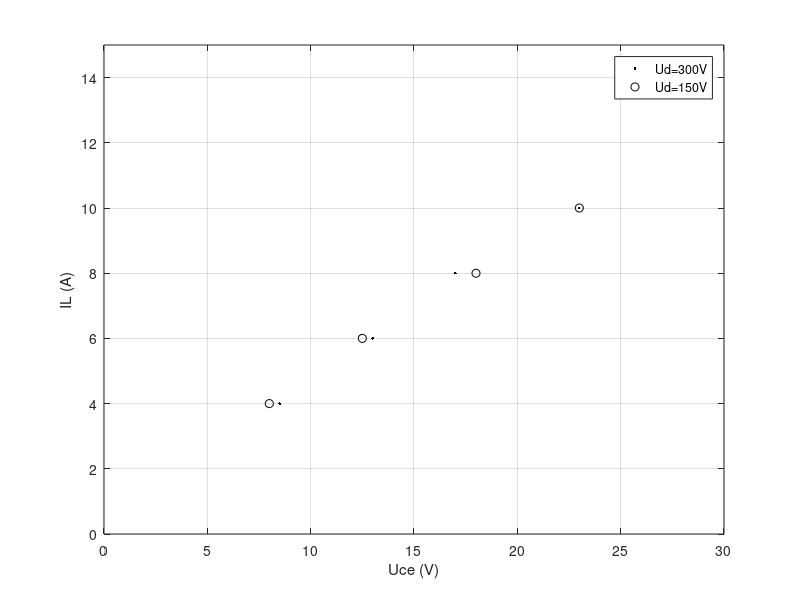

MATLAB code for this plot:
i=[4 6 8 10]
v300=[8.5 13 17 23]
v150=[8 12.5 18 23]

figure
plot(v300, i, "k.;Ud=300V;", v150, i, "ko;Ud=150V;");
grid;
xlim([0 30]);
ylim([0 15]);
xlabel("Uce (V)");
ylabel("IL (A)");
